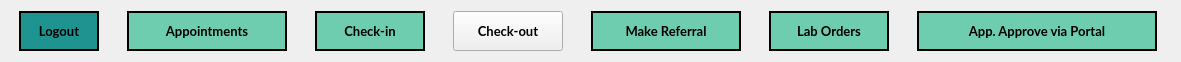
      <widget class="QGroupBox" name="groupBox_14">
       <property name="geometry">
        <rect>
         <x>110</x>
         <y>41</y>
         <width>1181</width>
         <height>51</height>
        </rect>
       </property>
       <property name="styleSheet">
        <string notr="true">QGroupBox {
	border: none;
	border-image: none;
	background-color: none;
}</string>
       </property>
       <layout class="QHBoxLayout" name="Layout_NavBar_7">
        <property name="spacing">
         <number>20</number>
        </property>
        <item>
         <widget class="QPushButton" name="Nav_LogoutBtn_7">
          <property name="minimumSize">
           <size>
            <width>80</width>
            <height>40</height>
           </size>
          </property>
          <property name="maximumSize">
           <size>
            <width>60</width>
            <height>16777215</height>
           </size>
          </property>
          <property name="font">
           <font>
            <family>Lato</family>
            <pointsize>10</pointsize>
            <weight>75</weight>
            <bold>true</bold>
           </font>
          </property>
          <property name="cursor">
           <cursorShape>PointingHandCursor</cursorShape>
          </property>
          <property name="styleSheet">
           <string notr="true">QPushButton {
	border-image: none;
	background-color: rgb(30, 147, 143);
	color: black;
	border: 2px solid black;
}

QPushButton::hover {
	background-color: rgb(14, 81, 85);
	color: white;
}</string>
          </property>
          <property name="text">
           <string>Logout</string>
          </property>
         </widget>
        </item>
        <item>
         <widget class="QPushButton" name="Nav_Appointments_7">
          <property name="enabled">
           <bool>false</bool>
          </property>
          <property name="sizePolicy">
           <sizepolicy hsizetype="Preferred" vsizetype="Fixed">
            <horstretch>0</horstretch>
            <verstretch>0</verstretch>
           </sizepolicy>
          </property>
          <property name="minimumSize">
           <size>
            <width>160</width>
            <height>40</height>
           </size>
          </property>
          <property name="maximumSize">
           <size>
            <width>90</width>
            <height>16777215</height>
           </size>
          </property>
          <property name="font">
           <font>
            <family>Lato</family>
            <pointsize>10</pointsize>
            <weight>75</weight>
            <bold>true</bold>
           </font>
          </property>
          <property name="cursor">
           <cursorShape>PointingHandCursor</cursorShape>
          </property>
          <property name="autoFillBackground">
           <bool>false</bool>
          </property>
          <property name="styleSheet">
           <string notr="true">QPushButton {
	border-image: none;
	background-color: #6ECCAF;
	color: black;
	border: 2px solid black;
}

QPushButton::hover {
	background-color: rgb(139, 231, 100);
	color: white;
}</string>
          </property>
          <property name="text">
           <string>Appointments</string>
          </property>
         </widget>
        </item>
        <item>
         <widget class="QPushButton" name="Nav_CheckinBtn_7">
          <property name="minimumSize">
           <size>
            <width>110</width>
            <height>40</height>
           </size>
          </property>
          <property name="maximumSize">
           <size>
            <width>80</width>
            <height>16777215</height>
           </size>
          </property>
          <property name="font">
           <font>
            <family>Lato</family>
            <pointsize>10</pointsize>
            <weight>75</weight>
            <bold>true</bold>
           </font>
          </property>
          <property name="cursor">
           <cursorShape>PointingHandCursor</cursorShape>
          </property>
          <property name="styleSheet">
           <string notr="true">QPushButton {
	border-image: none;
	background-color: #6ECCAF;
	color: black;
	border: 2px solid black;
}

QPushButton::hover {
	background-color: rgb(139, 231, 100);
	color: white;
}
</string>
          </property>
          <property name="text">
           <string>Check-in</string>
          </property>
         </widget>
        </item>
        <item>
         <widget class="QPushButton" name="Nav_CheckoutBtn_7">
          <property name="minimumSize">
           <size>
            <width>110</width>
            <height>40</height>
           </size>
          </property>
          <property name="maximumSize">
           <size>
            <width>90</width>
            <height>16777215</height>
           </size>
          </property>
          <property name="font">
           <font>
            <family>Lato</family>
            <pointsize>10</pointsize>
            <weight>75</weight>
            <bold>true</bold>
           </font>
          </property>
          <property name="cursor">
           <cursorShape>PointingHandCursor</cursorShape>
          </property>
          <property name="styleSheet">
           <string notr="true">QPushButton {
	border-image: none;
	background-color: rgba(110, 204, 175, .2);
	color: rgba(0, 0, 0, .2);
	border: 2px solid rgba(0, 0, 0, .2);
}

QPushButton::hover {
	background-color: rgb(139, 231, 100);
	color: white;
}</string>
          </property>
          <property name="text">
           <string>Check-out</string>
          </property>
         </widget>
        </item>
        <item>
         <widget class="QPushButton" name="Nav_MakeReferralBtn_7">
          <property name="minimumSize">
           <size>
            <width>150</width>
            <height>40</height>
           </size>
          </property>
          <property name="maximumSize">
           <size>
            <width>110</width>
            <height>16777215</height>
           </size>
          </property>
          <property name="font">
           <font>
            <family>Lato</family>
            <pointsize>10</pointsize>
            <weight>75</weight>
            <bold>true</bold>
           </font>
          </property>
          <property name="cursor">
           <cursorShape>PointingHandCursor</cursorShape>
          </property>
          <property name="styleSheet">
           <string notr="true">QPushButton {
	border-image: none;
	background-color: #6ECCAF;
	color: black;
	border: 2px solid black;
}

QPushButton::hover {
	background-color: rgb(139, 231, 100);
	color: white;
}
</string>
          </property>
          <property name="text">
           <string>Make Referral</string>
          </property>
         </widget>
        </item>
        <item>
         <widget class="QPushButton" name="Nav_LabOrdersBtn_7">
          <property name="minimumSize">
           <size>
            <width>120</width>
            <height>40</height>
           </size>
          </property>
          <property name="maximumSize">
           <size>
            <width>90</width>
            <height>16777215</height>
           </size>
          </property>
          <property name="font">
           <font>
            <family>Lato</family>
            <pointsize>10</pointsize>
            <weight>75</weight>
            <bold>true</bold>
           </font>
          </property>
          <property name="cursor">
           <cursorShape>PointingHandCursor</cursorShape>
          </property>
          <property name="styleSheet">
           <string notr="true">QPushButton {
	border-image: none;
	background-color: #6ECCAF;
	color: black;
	border: 2px solid black;
}

QPushButton::hover {
	background-color: rgb(139, 231, 100);
	color: white;
}</string>
          </property>
          <property name="text">
           <string>Lab Orders</string>
          </property>
         </widget>
        </item>
        <item>
         <widget class="QPushButton" name="Nav_ApproveAppointmentsBtn_7">
          <property name="minimumSize">
           <size>
            <width>240</width>
            <height>40</height>
           </size>
          </property>
          <property name="maximumSize">
           <size>
            <width>90</width>
            <height>16777215</height>
           </size>
          </property>
          <property name="font">
           <font>
            <family>Lato</family>
            <pointsize>10</pointsize>
            <weight>75</weight>
            <bold>true</bold>
           </font>
          </property>
          <property name="cursor">
           <cursorShape>PointingHandCursor</cursorShape>
          </property>
          <property name="styleSheet">
           <string notr="true">QPushButton {
	border-image: none;
	background-color: #6ECCAF;
	color: black;
	border: 2px solid black;
}

QPushButton::hover {
	background-color: rgb(139, 231, 100);
	color: white;
}</string>
          </property>
          <property name="text">
           <string>App. Approve via Portal</string>
          </property>
         </widget>
        </item>
       </layout>
      </widget>
